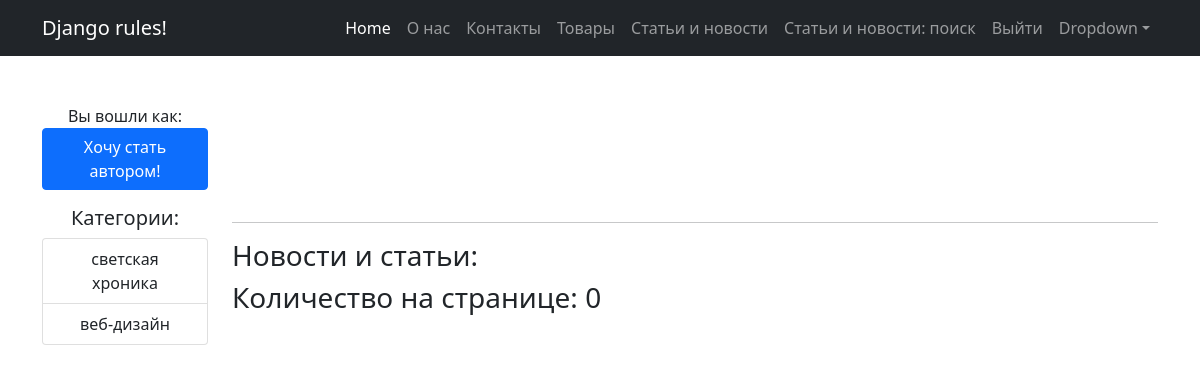
Page /category/7/ on the earlier database version.
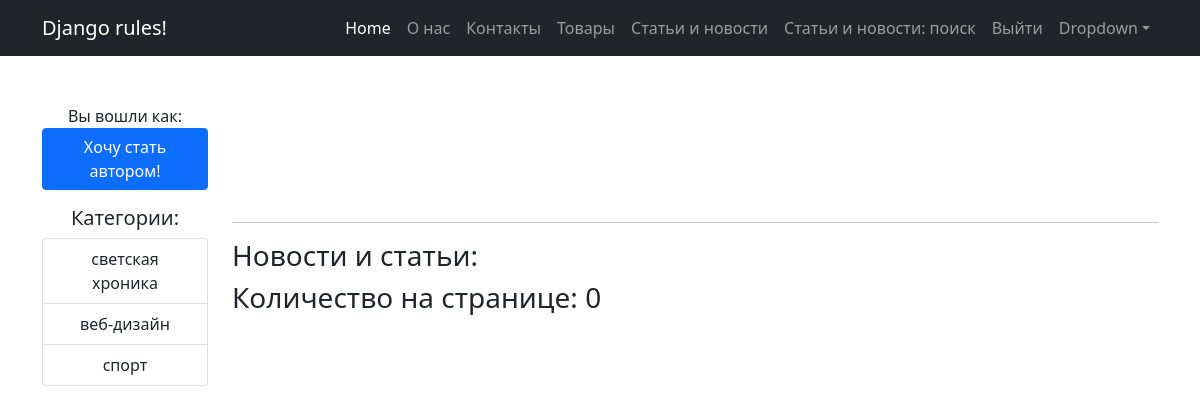
Same page on the later database version.
### news/models.py (models this page shows, shortened)
class Category(m.Model):
    name = m.CharField(max_length=30, unique=True)
    user = m.ManyToManyField(User, through='UserCategory')

### news/views.py (the view)
# urls.py: path('category/<int:pk>/', NewsByCategory.as_view(), name='news_by_cat'),
class NewsByCategory(ListView):
    model = Post
    template_name = 'news/news.html'
    context_object_name = 'news'
    paginate_by = 3
    def get_queryset(self, **kwargs):
        qs = super().get_queryset(**kwargs)
        return qs.filter(categories=self.kwargs.get('pk'))
    def get_context_data(self, **kwargs):
        news = Post.objects.filter(categories=self.kwargs.get('pk'))
        self.queryset = news
        context = super().get_context_data(**kwargs)
        context['is_not_author'] = not self.request.user.groups.filter(name = 'authors').exists()
        context['categories'] = Category.objects.all()
        return context

### news/templates/news/news.html (shortened to what this page needs)
{% extends 'flatpages/default.html' %}
{% load custom_filters %}
{% block content %}
    <hr>
    <h3>Новости и статьи:</h3>
    <h3>Количество на странице: {{ news|length }}
    </h3>
{% endblock content %}

### templates/flatpages/default.html (shortened to what this page needs)
{% load static %}
<!DOCTYPE html>
<html lang="en">
    <head>
        <link href="{% static 'css/styles.css' %}" rel="stylesheet">
    </head>
    <body>
        <nav class="navbar navbar-expand-lg navbar-dark bg-dark">
            <div class="container">
                <a class="navbar-brand" href="#">Django rules!</a>
                <div class="collapse navbar-collapse" id="navbarSupportedContent">
                    <ul class="navbar-nav ms-auto mb-2 mb-lg-0">
                        <li class="nav-item"><a class="nav-link active" aria-current="page" href="#">Home</a></li>
                        <li class="nav-item"><a class="nav-link" href="/pages/about/">О нас</a></li>
                        <li class="nav-item"><a class="nav-link" href="/pages/contact/">Контакты</a></li>
                        <li class="nav-item"><a class="nav-link" href="/products/">Товары</a></li>
                        <li class="nav-item"><a class="nav-link" href="/news/">Статьи и новости</a></li>
                        <li class="nav-item"><a class="nav-link" href="/news/search">Статьи и новости: поиск</a></li>
                        <li class="nav-item"><a class="nav-link" href="/accounts/logout">Выйти</a></li>
                        <li class="nav-item dropdown">
                            <a class="nav-link dropdown-toggle" id="navbarDropdown" href="#" role="button" data-bs-toggle="dropdown" aria-expanded="false">Dropdown</a>
                        </li>
                    </ul>
                </div>
            </div>
        </nav>
        <div class="container">
            <div class="text-center mt-5">
                <div class="row">
                    <div class="col-lg-2">
                       <p>Вы вошли как: <b>{{ request.user.username }}</b>
                            {% if is_not_author %}
                            <a href="upgrade/" class="btn btn-primary"> Хочу стать автором!</a>
                            {% endif %}
                        </p>
                    </div>
                </div>
                <div class="row">
                    <div class="col-lg-2">
                        <h5>Категории:</h5>
                        <div class="list-group">
                            {% for cat in categories %}
                            <a href="/category/{{ cat.pk }}" class="list-group-item list-group-item-action" aria-current="true">
                                {{ cat.name }}
                            </a>
                            {% endfor %}
                        </div>
                    </div>
                    <div class="col-lg-10 text-start">
                     {% block content %}{% endblock content %}
                    </div>
                </div>
            </div>
        </div>
    </body>
</html>

Differences in the rows shown:
added Category: name "спорт"
